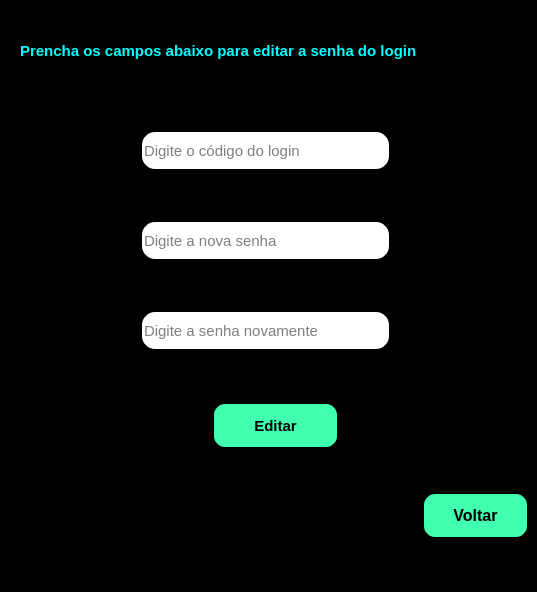
<?xml version="1.0" encoding="UTF-8"?>
<ui version="4.0">
 <class>MainWindow</class>
 <widget class="QMainWindow" name="MainWindow">
  <property name="geometry">
   <rect>
    <x>0</x>
    <y>0</y>
    <width>537</width>
    <height>592</height>
   </rect>
  </property>
  <property name="windowTitle">
   <string>Editar senha do login</string>
  </property>
  <property name="styleSheet">
   <string notr="true">background-color: rgb(0, 0, 0);</string>
  </property>
  <widget class="QWidget" name="centralwidget">
   <widget class="QLineEdit" name="senha">
    <property name="geometry">
     <rect>
      <x>140</x>
      <y>220</y>
      <width>251</width>
      <height>41</height>
     </rect>
    </property>
    <property name="font">
     <font>
      <pointsize>11</pointsize>
     </font>
    </property>
    <property name="styleSheet">
     <string notr="true">background-color: rgb(255, 255, 255);
border-radius: 15px;
border-style: outset;
border-width: 2px;</string>
    </property>
    <property name="inputMask">
     <string/>
    </property>
    <property name="text">
     <string/>
    </property>
    <property name="frame">
     <bool>true</bool>
    </property>
    <property name="echoMode">
     <enum>QLineEdit::Password</enum>
    </property>
    <property name="placeholderText">
     <string>Digite a nova senha</string>
    </property>
   </widget>
   <widget class="QLabel" name="df">
    <property name="geometry">
     <rect>
      <x>90</x>
      <y>260</y>
      <width>371</width>
      <height>41</height>
     </rect>
    </property>
    <property name="font">
     <font>
      <pointsize>11</pointsize>
      <weight>75</weight>
      <bold>true</bold>
     </font>
    </property>
    <property name="styleSheet">
     <string notr="true">color: rgb(255, 85, 0);</string>
    </property>
    <property name="text">
     <string/>
    </property>
   </widget>
   <widget class="QLineEdit" name="n_senha">
    <property name="geometry">
     <rect>
      <x>140</x>
      <y>310</y>
      <width>251</width>
      <height>41</height>
     </rect>
    </property>
    <property name="font">
     <font>
      <pointsize>11</pointsize>
     </font>
    </property>
    <property name="styleSheet">
     <string notr="true">background-color: rgb(255, 255, 255);
border-radius: 15px;
border-style: outset;
border-width: 2px;</string>
    </property>
    <property name="inputMask">
     <string/>
    </property>
    <property name="text">
     <string/>
    </property>
    <property name="echoMode">
     <enum>QLineEdit::Password</enum>
    </property>
    <property name="placeholderText">
     <string>Digite a senha novamente</string>
    </property>
   </widget>
   <widget class="QLabel" name="label_3">
    <property name="geometry">
     <rect>
      <x>60</x>
      <y>170</y>
      <width>431</width>
      <height>41</height>
     </rect>
    </property>
    <property name="font">
     <font>
      <pointsize>11</pointsize>
      <weight>75</weight>
      <bold>true</bold>
     </font>
    </property>
    <property name="styleSheet">
     <string notr="true">color: rgb(255, 85, 0);</string>
    </property>
    <property name="text">
     <string/>
    </property>
   </widget>
   <widget class="QPushButton" name="pushButton">
    <property name="geometry">
     <rect>
      <x>210</x>
      <y>400</y>
      <width>131</width>
      <height>51</height>
     </rect>
    </property>
    <property name="font">
     <font>
      <pointsize>11</pointsize>
      <weight>75</weight>
      <bold>true</bold>
     </font>
    </property>
    <property name="styleSheet">
     <string notr="true">background-color: rgb(64, 255, 175);
border-radius: 15px;
border-style: outset;
border-width: 4px;
border-color: black;</string>
    </property>
    <property name="text">
     <string>Editar</string>
    </property>
   </widget>
   <widget class="QLabel" name="label">
    <property name="geometry">
     <rect>
      <x>20</x>
      <y>20</y>
      <width>541</width>
      <height>61</height>
     </rect>
    </property>
    <property name="font">
     <font>
      <pointsize>11</pointsize>
      <weight>75</weight>
      <bold>true</bold>
     </font>
    </property>
    <property name="styleSheet">
     <string notr="true">color: rgb(0, 255, 255);</string>
    </property>
    <property name="text">
     <string>Prencha os campos abaixo para editar a senha do login</string>
    </property>
   </widget>
   <widget class="QLineEdit" name="cod">
    <property name="geometry">
     <rect>
      <x>140</x>
      <y>130</y>
      <width>251</width>
      <height>41</height>
     </rect>
    </property>
    <property name="font">
     <font>
      <pointsize>11</pointsize>
     </font>
    </property>
    <property name="styleSheet">
     <string notr="true">background-color: rgb(255, 255, 255);
border-radius: 15px;
border-style: outset;
border-width: 2px;</string>
    </property>
    <property name="inputMask">
     <string/>
    </property>
    <property name="text">
     <string/>
    </property>
    <property name="placeholderText">
     <string>Digite o código do login</string>
    </property>
   </widget>
   <widget class="QPushButton" name="pushButton_7">
    <property name="geometry">
     <rect>
      <x>420</x>
      <y>490</y>
      <width>111</width>
      <height>51</height>
     </rect>
    </property>
    <property name="font">
     <font>
      <pointsize>12</pointsize>
      <weight>75</weight>
      <bold>true</bold>
     </font>
    </property>
    <property name="styleSheet">
     <string notr="true">border-radius: 15px;
border-style: outset;
background-color: rgb(64, 255, 175);
border-width: 4px;
border-color: black;</string>
    </property>
    <property name="text">
     <string>Voltar</string>
    </property>
    <property name="icon">
     <iconset>
      <normaloff>voltar.png</normaloff>voltar.png</iconset>
    </property>
   </widget>
   <widget class="QLabel" name="label_4">
    <property name="geometry">
     <rect>
      <x>100</x>
      <y>220</y>
      <width>31</width>
      <height>31</height>
     </rect>
    </property>
    <property name="text">
     <string/>
    </property>
    <property name="pixmap">
     <pixmap>mostrar-senha.png</pixmap>
    </property>
    <property name="scaledContents">
     <bool>true</bool>
    </property>
   </widget>
   <widget class="QLabel" name="label_5">
    <property name="geometry">
     <rect>
      <x>100</x>
      <y>310</y>
      <width>31</width>
      <height>31</height>
     </rect>
    </property>
    <property name="text">
     <string/>
    </property>
    <property name="pixmap">
     <pixmap>mostrar-senha.png</pixmap>
    </property>
    <property name="scaledContents">
     <bool>true</bool>
    </property>
   </widget>
   <widget class="QLabel" name="label_6">
    <property name="geometry">
     <rect>
      <x>90</x>
      <y>130</y>
      <width>51</width>
      <height>41</height>
     </rect>
    </property>
    <property name="text">
     <string/>
    </property>
    <property name="pixmap">
     <pixmap>cod.png</pixmap>
    </property>
    <property name="scaledContents">
     <bool>true</bool>
    </property>
   </widget>
   <widget class="QLabel" name="label_2">
    <property name="geometry">
     <rect>
      <x>150</x>
      <y>470</y>
      <width>271</width>
      <height>21</height>
     </rect>
    </property>
    <property name="font">
     <font>
      <pointsize>11</pointsize>
      <weight>75</weight>
      <bold>true</bold>
     </font>
    </property>
    <property name="styleSheet">
     <string notr="true">color: rgb(0, 255, 255);</string>
    </property>
    <property name="text">
     <string/>
    </property>
   </widget>
  </widget>
  <widget class="QMenuBar" name="menubar">
   <property name="geometry">
    <rect>
     <x>0</x>
     <y>0</y>
     <width>537</width>
     <height>26</height>
    </rect>
   </property>
  </widget>
  <widget class="QStatusBar" name="statusbar"/>
 </widget>
 <resources/>
 <connections/>
</ui>
